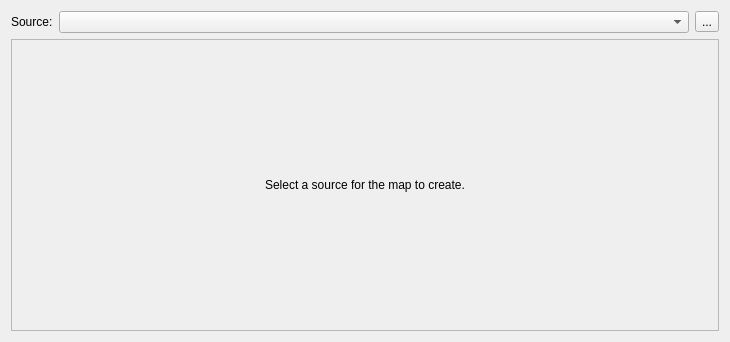
<ui version="4.0" >
 <class>IMapEditWidget</class>
 <widget class="QWidget" name="IMapEditWidget" >
  <property name="geometry" >
   <rect>
    <x>0</x>
    <y>0</y>
    <width>730</width>
    <height>342</height>
   </rect>
  </property>
  <property name="windowTitle" >
   <string>Form</string>
  </property>
  <layout class="QVBoxLayout" >
   <item>
    <layout class="QHBoxLayout" >
     <item>
      <widget class="QLabel" name="label" >
       <property name="sizePolicy" >
        <sizepolicy vsizetype="Preferred" hsizetype="Maximum" >
         <horstretch>0</horstretch>
         <verstretch>0</verstretch>
        </sizepolicy>
       </property>
       <property name="text" >
        <string>Source:</string>
       </property>
      </widget>
     </item>
     <item>
      <widget class="QComboBox" name="comboSource" />
     </item>
     <item>
      <widget class="QToolButton" name="toolExit" >
       <property name="text" >
        <string>...</string>
       </property>
      </widget>
     </item>
    </layout>
   </item>
   <item>
    <widget class="QStackedWidget" name="stackedWidget" >
     <property name="frameShape" >
      <enum>QFrame::StyledPanel</enum>
     </property>
     <property name="frameShadow" >
      <enum>QFrame::Sunken</enum>
     </property>
     <property name="currentIndex" >
      <number>0</number>
     </property>
     <widget class="QWidget" name="page" >
      <layout class="QVBoxLayout" >
       <item>
        <widget class="QLabel" name="label_2" >
         <property name="text" >
          <string>Select a source for the map to create.</string>
         </property>
         <property name="alignment" >
          <set>Qt::AlignCenter</set>
         </property>
        </widget>
       </item>
      </layout>
     </widget>
    </widget>
   </item>
  </layout>
 </widget>
 <resources/>
 <connections/>
</ui>
